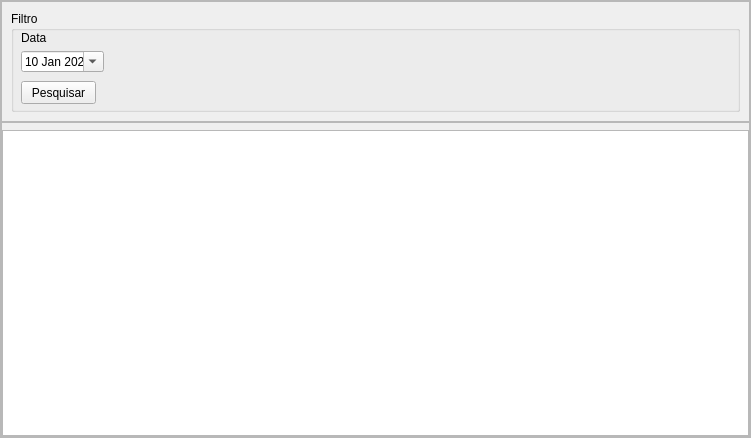
<?xml version="1.0" encoding="UTF-8"?>
<ui version="4.0">
 <class>frm_log_execusao</class>
 <widget class="QWidget" name="frm_log_execusao">
  <property name="geometry">
   <rect>
    <x>0</x>
    <y>0</y>
    <width>751</width>
    <height>438</height>
   </rect>
  </property>
  <property name="windowTitle">
   <string>Form</string>
  </property>
  <layout class="QVBoxLayout" name="verticalLayout">
   <property name="spacing">
    <number>0</number>
   </property>
   <property name="leftMargin">
    <number>0</number>
   </property>
   <property name="topMargin">
    <number>0</number>
   </property>
   <property name="rightMargin">
    <number>0</number>
   </property>
   <property name="bottomMargin">
    <number>0</number>
   </property>
   <item>
    <widget class="QFrame" name="frame">
     <property name="frameShape">
      <enum>QFrame::StyledPanel</enum>
     </property>
     <property name="frameShadow">
      <enum>QFrame::Raised</enum>
     </property>
     <layout class="QVBoxLayout" name="verticalLayout_2">
      <property name="spacing">
       <number>0</number>
      </property>
      <property name="leftMargin">
       <number>0</number>
      </property>
      <property name="topMargin">
       <number>0</number>
      </property>
      <property name="rightMargin">
       <number>0</number>
      </property>
      <property name="bottomMargin">
       <number>0</number>
      </property>
      <item>
       <widget class="QFrame" name="frame_2">
        <property name="minimumSize">
         <size>
          <width>0</width>
          <height>121</height>
         </size>
        </property>
        <property name="maximumSize">
         <size>
          <width>16777215</width>
          <height>121</height>
         </size>
        </property>
        <property name="frameShape">
         <enum>QFrame::StyledPanel</enum>
        </property>
        <property name="frameShadow">
         <enum>QFrame::Raised</enum>
        </property>
        <layout class="QVBoxLayout" name="verticalLayout_4">
         <item>
          <widget class="QGroupBox" name="groupBox">
           <property name="title">
            <string>Filtro</string>
           </property>
           <widget class="QPushButton" name="pushButton">
            <property name="geometry">
             <rect>
              <x>10</x>
              <y>70</y>
              <width>75</width>
              <height>23</height>
             </rect>
            </property>
            <property name="text">
             <string>Pesquisar</string>
            </property>
           </widget>
           <widget class="QWidget" name="">
            <property name="geometry">
             <rect>
              <x>10</x>
              <y>20</y>
              <width>83</width>
              <height>41</height>
             </rect>
            </property>
            <layout class="QVBoxLayout" name="verticalLayout_5">
             <item>
              <widget class="QLabel" name="label">
               <property name="text">
                <string>Data</string>
               </property>
              </widget>
             </item>
             <item>
              <widget class="QDateEdit" name="dateEdit">
               <property name="calendarPopup">
                <bool>true</bool>
               </property>
               <property name="date">
                <date>
                 <year>2025</year>
                 <month>1</month>
                 <day>10</day>
                </date>
               </property>
              </widget>
             </item>
            </layout>
           </widget>
          </widget>
         </item>
        </layout>
       </widget>
      </item>
      <item>
       <widget class="QFrame" name="frame_3">
        <property name="frameShape">
         <enum>QFrame::StyledPanel</enum>
        </property>
        <property name="frameShadow">
         <enum>QFrame::Raised</enum>
        </property>
        <layout class="QVBoxLayout" name="verticalLayout_3">
         <property name="spacing">
          <number>0</number>
         </property>
         <property name="leftMargin">
          <number>0</number>
         </property>
         <property name="topMargin">
          <number>7</number>
         </property>
         <property name="rightMargin">
          <number>0</number>
         </property>
         <property name="bottomMargin">
          <number>0</number>
         </property>
         <item>
          <widget class="QTableView" name="tableView"/>
         </item>
        </layout>
       </widget>
      </item>
     </layout>
    </widget>
   </item>
  </layout>
 </widget>
 <resources/>
 <connections/>
</ui>
